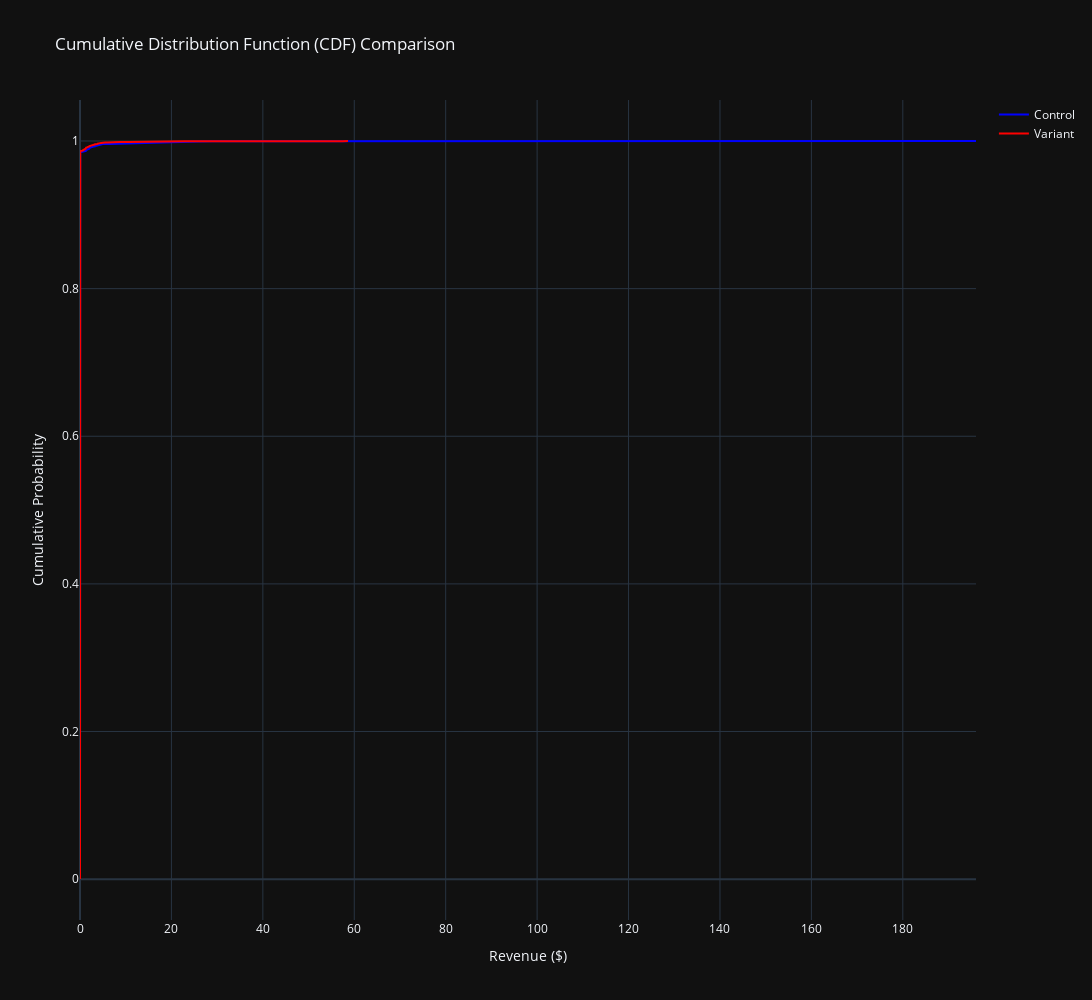

Notebook cell for this chart:
### Code cell
# Chart 8: Cumulative Distribution Function (CDF) Comparison
fig8 = go.Figure()

# Sort data for CDF
control_sorted = np.sort(control)
variant_sorted = np.sort(variant)
control_cdf = np.arange(1, len(control_sorted) + 1) / len(control_sorted)
variant_cdf = np.arange(1, len(variant_sorted) + 1) / len(variant_sorted)

fig8.add_trace(go.Scatter(
    x=control_sorted,
    y=control_cdf,
    mode='lines',
    name='Control',
    line=dict(color='blue', width=2)
))

fig8.add_trace(go.Scatter(
    x=variant_sorted,
    y=variant_cdf,
    mode='lines',
    name='Variant',
    line=dict(color='red', width=2)
))

fig8.update_layout(
    title='Cumulative Distribution Function (CDF) Comparison',
    xaxis_title='Revenue ($)',
    yaxis_title='Cumulative Probability',
    height=1000,
    width=1600,
    showlegend=True
)

fig8.show()

### Figure 1 — Plotly figure (JSON) as saved in the notebook; plotly's stock layout.template omitted (floating-point values rounded to 4 significant figures; data arrays with more than 128 entries replaced by an {"elided": "..."} marker saying what was removed)
{"data": [{"line": {"color": "blue", "width": 2}, "mode": "lines", "name": "Control", "x": {"elided": "4984 float values"}, "y": {"elided": "4984 float values"}, "type": "scatter"}, {"line": {"color": "red", "width": 2}, "mode": "lines", "name": "Variant", "x": {"elided": "5016 float values"}, "y": {"elided": "5016 float values"}, "type": "scatter"}], "layout": {"title": {"text": "Cumulative Distribution Function (CDF) Comparison"}, "xaxis": {"title": {"text": "Revenue ($)"}}, "yaxis": {"title": {"text": "Cumulative Probability"}}, "height": 1000, "width": 1600, "showlegend": true}}
